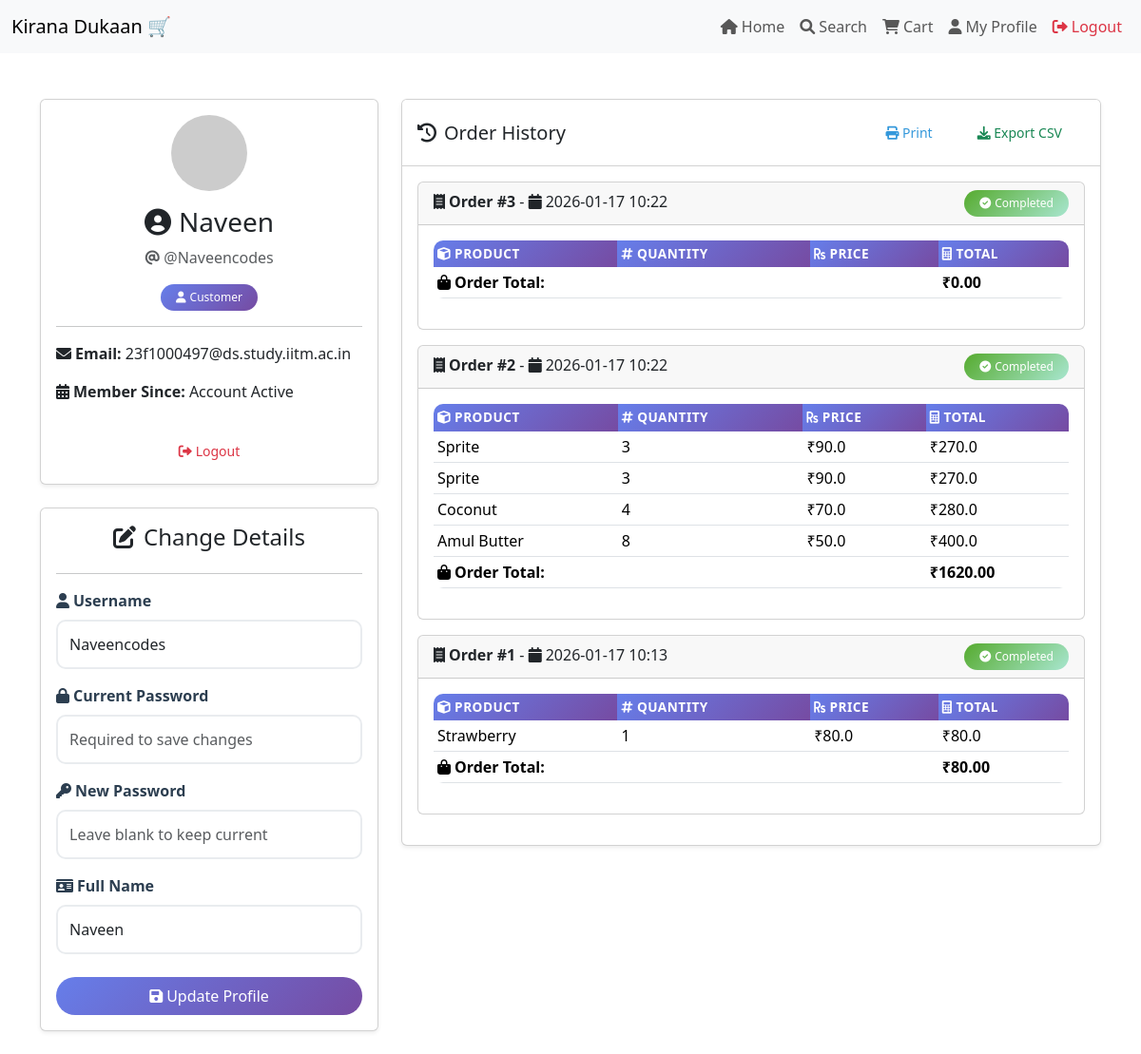
The page /profile (signed in) on the database its author committed.
### models.py (models this page shows, shortened)
class User(db.Model):
    id = db.Column(db.Integer, primary_key=True)
    username = db.Column(db.String(32), unique=True)
    passhash = db.Column(db.String(256), nullable=False)
    name = db.Column(db.String(64), nullable=True)
    email = db.Column(db.String(120), unique=True, nullable=True)
    is_admin = db.Column(db.Boolean, nullable=False, default=False)
    transactions = db.relationship('Transaction', backref='user', lazy=True)

class Transaction(db.Model):
    id = db.Column(db.Integer, primary_key=True)
    user_id = db.Column(db.Integer, db.ForeignKey('user.id'), nullable=False)
    datetime = db.Column(db.DateTime, nullable=False)
    orders = db.relationship('Order', backref='transaction', lazy=True, cascade='all, delete-orphan')

class Order(db.Model):
    id = db.Column(db.Integer, primary_key=True)
    transaction_id = db.Column(db.Integer, db.ForeignKey('transaction.id'), nullable=False)
    product_id = db.Column(db.Integer, db.ForeignKey('product.id'), nullable=False)
    quantity = db.Column(db.Integer, nullable=False)
    price = db.Column(db.Float, nullable=False)

class Product(db.Model):
    id = db.Column(db.Integer, primary_key=True)
    name = db.Column(db.String(64), nullable=False)
    price = db.Column(db.Integer, nullable=False)
    description = db.Column(db.String(256), nullable=False)
    category_id = db.Column(db.Integer, db.ForeignKey('category.id'), nullable=False)
    quantity = db.Column(db.Integer, nullable=False)
    man_date = db.Column(db.Date, nullable=False)
    cart_items = db.relationship('Cart', backref='product', lazy=True)
    orders = db.relationship('Order', backref='product', lazy=True)

### routes.py (the view)
@main.route('/profile')
@auth_required
def profile():
    user_id = session['user_id']
    user = User.query.get(user_id)
    transactions = Transaction.query.filter_by(user_id=user_id).order_by(Transaction.datetime.desc()).all()
    return render_template('profile.html', user=user, transactions=transactions)

### routes.py (called while the page is built)
def auth_required(f):
    @wraps(f)
    def decorated_function(*args, **kwargs):
        if 'user_id' not in session:
            flash('Please log in to access this page.', 'warning')
            return redirect(url_for('main.login'))
        return f(*args, **kwargs)
    return decorated_function

### templates/profile.html (shortened to what this page needs)
{% extends 'layout.html' %}
{% block content %}
<div class="row mt-5">
    <div class="col-md-4">
        <div class="card shadow-sm">
            <div class="card-body text-center">
                <img src="https://ui-avatars.com/api/?name={{ user.name }}&background=random"
                    class="rounded-circle mb-3" alt="Profile Picture">
                <h3 class="card-title"><i class="fas fa-user-circle me-2"></i>{{ user.name }}</h3>
                <p class="text-muted"><i class="fas fa-at me-1"></i>@{{ user.username }}</p>
                {% if user.is_admin %}
                <span class="badge bg-danger"><i class="fas fa-crown me-1"></i>Administrator</span>
                {% else %}
                <span class="badge bg-primary"><i class="fas fa-user me-1"></i>Customer</span>
                {% endif %}
                <hr>
                <div class="text-start">
                    <p><i class="fas fa-envelope me-1"></i><strong>Email:</strong> {{ user.email or 'Not provided' }}</p>
                    <p><i class="fas fa-calendar-alt me-1"></i><strong>Member Since:</strong> Account Active</p>
                </div>
                <a href="{{ url_for('main.logout') }}" class="btn btn-outline-danger btn-sm w-100 mt-3"><i class="fas fa-sign-out-alt me-1"></i>Logout</a>
            </div>
        </div>
        <div class="card shadow-sm mt-4 mb-4">
            <div class="card-body">
                <form action="" method="post">
                    <h4 class="card-title text-center mb-4"><i class="fas fa-edit me-2"></i>Change Details</h4>
                    <hr>
                    <div class="mb-3">
                        <label for="username" class="form-label"><i class="fas fa-user me-1"></i><strong>Username</strong></label>
                        <input type="text" name="username" id="username" value="{{user.username}}" class="form-control" required>
                    </div>
                    <div class="mb-3">
                        <label for="cpassword" class="form-label"><i class="fas fa-lock me-1"></i><strong>Current Password</strong></label>
                        <input type="password" name="cpassword" id="cpassword" class="form-control" placeholder="Required to save changes" required>
                    </div>
                    <div class="mb-3">
                        <label for="password" class="form-label"><i class="fas fa-key me-1"></i><strong>New Password</strong></label>
                        <input type="password" name="password" id="password" class="form-control" placeholder="Leave blank to keep current">
                    </div>
                    <div class="mb-4">
                        <label for="name" class="form-label"><i class="fas fa-id-card me-1"></i><strong>Full Name</strong></label>
                        <input type="text" name="name" id="name" value="{{user.name}}" class="form-control">
                    </div>
                    <div class="d-grid">
                        <button type="submit" class="btn btn-primary"><i class="fas fa-save me-1"></i>Update Profile</button>
                    </div>
                </form>
            </div>
        </div>
    </div> <div class="col-md-8">
        <div class="card shadow-sm">
            <div class="card-header bg-white py-3 d-flex justify-content-between align-items-center">
                <h5 class="mb-0"><i class="fas fa-history me-2"></i>Order History</h5>
                {% if transactions %}
                <div class="btn-group" role="group">
                    <button onclick="window.print()" class="btn btn-outline-primary btn-sm">
                        <i class="fas fa-print"></i> Print
                    </button>
                    <a href="{{ url_for('main.export_transactions_csv') }}" class="btn btn-outline-success btn-sm">
                        <i class="fas fa-download"></i> Export CSV
                    </a>
                </div>
                {% endif %}
            </div>
            <div class="card-body">
                {% if transactions %}
                    {% for transaction in transactions %}
                    <div class="card mb-3">
                        <div class="card-header">
                            <strong><i class="fas fa-receipt me-1"></i>Order #{{ transaction.id }}</strong> - <i class="fas fa-calendar me-1"></i>{{ transaction.datetime.strftime('%Y-%m-%d %H:%M') }}
                            <span class="badge bg-success float-end"><i class="fas fa-check-circle me-1"></i>Completed</span>
                        </div>
                        <div class="card-body">
                            <div class="table-responsive">
                                <table class="table table-sm">
                                    <thead>
                                        <tr>
                                            <th><i class="fas fa-cube me-1"></i>Product</th>
                                            <th><i class="fas fa-hashtag me-1"></i>Quantity</th>
                                            <th><i class="fas fa-rupee-sign me-1"></i>Price</th>
                                            <th><i class="fas fa-calculator me-1"></i>Total</th>
                                        </tr>
                                    </thead>
                                    <tbody>
                                        {% for order in transaction.orders %}
                                        <tr>
                                            <td>{{ order.product.name }}</td>
                                            <td>{{ order.quantity }}</td>
                                            <td>₹{{ order.price }}</td>
                                            <td>₹{{ order.quantity * order.price }}</td>
                                        </tr>
                                        {% endfor %}
                                    </tbody>
                                    <tfoot>
                                        <tr>
                                            <th colspan="3"><i class="fas fa-shopping-bag me-1"></i>Order Total:</th>
                                            <th>₹{{ "%.2f"|format(transaction.orders|sum(attribute='quantity') * (transaction.orders[0].price if transaction.orders else 0)) }}</th>
                                        </tr>
                                    </tfoot>
                                </table>
                            </div>
                        </div>
                    </div>
                    {% endfor %}
                {% endif %}
            </div>
        </div>
    </div> </div> {% endblock %}

### static/css/custom.css (style rules this page uses)
.form-select, .form-control { border-radius: 8px; border: 1px solid #ced4da; }
.btn-primary { background: linear-gradient(135deg, #667eea 0%, #764ba2 100%); border: none; border-radius: 8px; font-weight: 500; transition: all 0.3s ease; }
.btn-outline-primary { border-color: #3498db; color: #3498db; border-radius: 8px; font-weight: 500; transition: all 0.3s ease; }
.btn { border-radius: 25px; font-weight: 500; padding: 0.5rem 1.5rem; transition: all 0.3s ease; border: none; }
.btn-primary { background: linear-gradient(135deg, #667eea 0%, #764ba2 100%); }
.table { border-radius: 10px; overflow: hidden; }
.table thead th { background: linear-gradient(135deg, #667eea 0%, #764ba2 100%); color: white; border: none; font-weight: 600; text-transform: uppercase; font-size: 0.85rem; letter-spacing: 0.5px; }
.table tbody tr { transition: background-color 0.3s ease; }
.form-control { border-radius: 10px; border: 2px solid #e9ecef; padding: 0.75rem; transition: border-color 0.3s ease, box-shadow 0.3s ease; }
.form-label { font-weight: 600; color: #2c3e50; margin-bottom: 0.5rem; }
.badge { border-radius: 20px; font-weight: 500; padding: 0.5rem 1rem; }
.bg-primary { background: linear-gradient(135deg, #667eea 0%, #764ba2 100%) !important; }
.bg-success { background: linear-gradient(135deg, #56ab2f 0%, #a8e6cf 100%) !important; }

### rows shown on the page
User: name "Naveen", username "Naveencodes", email "23f1000497@ds.study.iitm.ac.in"
Transaction: orders|sum "0.00"
Transaction: orders|sum "1620.00"
Order: product.name "Sprite", quantity "3", price "90.0", order.quantity*order.price "270.0"
Order: product.name "Sprite", quantity "3", price "90.0", order.quantity*order.price "270.0"
Order: product.name "Coconut", quantity "4", price "70.0", order.quantity*order.price "280.0"
Order: product.name "Amul Butter", quantity "8", price "50.0", order.quantity*order.price "400.0"
Transaction: orders|sum "80.00"
Order: product.name "Strawberry", quantity "1", price "80.0", order.quantity*order.price "80.0"
